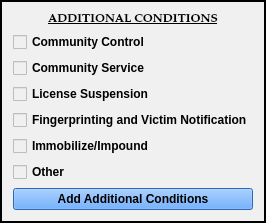
        <widget class="QFrame" name="frame_6">
         <property name="sizePolicy">
          <sizepolicy hsizetype="Preferred" vsizetype="Preferred">
           <horstretch>0</horstretch>
           <verstretch>0</verstretch>
          </sizepolicy>
         </property>
         <property name="styleSheet">
          <string notr="true">background-color: rgb(240, 240, 240);
font: 75 9pt &quot;Palatino Linotype&quot;;
font-weight: bold;</string>
         </property>
         <property name="frameShape">
          <enum>QFrame::Box</enum>
         </property>
         <property name="frameShadow">
          <enum>QFrame::Plain</enum>
         </property>
         <property name="lineWidth">
          <number>2</number>
         </property>
         <layout class="QGridLayout" name="gridLayout_2">
          <item row="4" column="0">
           <widget class="QCheckBox" name="victim_notification_checkBox">
            <property name="text">
             <string>Fingerprinting and Victim Notification</string>
            </property>
           </widget>
          </item>
          <item row="5" column="0">
           <widget class="QCheckBox" name="impoundment_checkBox">
            <property name="text">
             <string>Immobilize/Impound               </string>
            </property>
           </widget>
          </item>
          <item row="1" column="0">
           <widget class="QCheckBox" name="community_control_checkBox">
            <property name="text">
             <string>Community Control                     </string>
            </property>
           </widget>
          </item>
          <item row="3" column="0">
           <widget class="QCheckBox" name="license_suspension_checkBox">
            <property name="text">
             <string>License Suspension                  </string>
            </property>
           </widget>
          </item>
          <item row="2" column="0">
           <widget class="QCheckBox" name="community_service_checkBox">
            <property name="text">
             <string>Community Service                   </string>
            </property>
           </widget>
          </item>
          <item row="0" column="0">
           <widget class="QLabel" name="add_conditions_label">
            <property name="maximumSize">
             <size>
              <width>16777215</width>
              <height>40</height>
             </size>
            </property>
            <property name="font">
             <font>
              <family>Palatino Linotype</family>
              <pointsize>9</pointsize>
              <weight>75</weight>
              <italic>false</italic>
              <bold>true</bold>
              <underline>true</underline>
             </font>
            </property>
            <property name="text">
             <string>ADDITIONAL CONDITIONS</string>
            </property>
            <property name="alignment">
             <set>Qt::AlignCenter</set>
            </property>
           </widget>
          </item>
          <item row="8" column="0">
           <widget class="QPushButton" name="add_conditions_Button">
            <property name="styleSheet">
             <string notr="true">background-color: rgb(62, 146, 255)</string>
            </property>
            <property name="text">
             <string>Add Additional Conditions</string>
            </property>
            <property name="autoDefault">
             <bool>false</bool>
            </property>
           </widget>
          </item>
          <item row="6" column="0">
           <widget class="QCheckBox" name="other_conditions_checkBox">
            <property name="enabled">
             <bool>true</bool>
            </property>
            <property name="focusPolicy">
             <enum>Qt::StrongFocus</enum>
            </property>
            <property name="text">
             <string>Other                                              </string>
            </property>
           </widget>
          </item>
         </layout>
        </widget>
